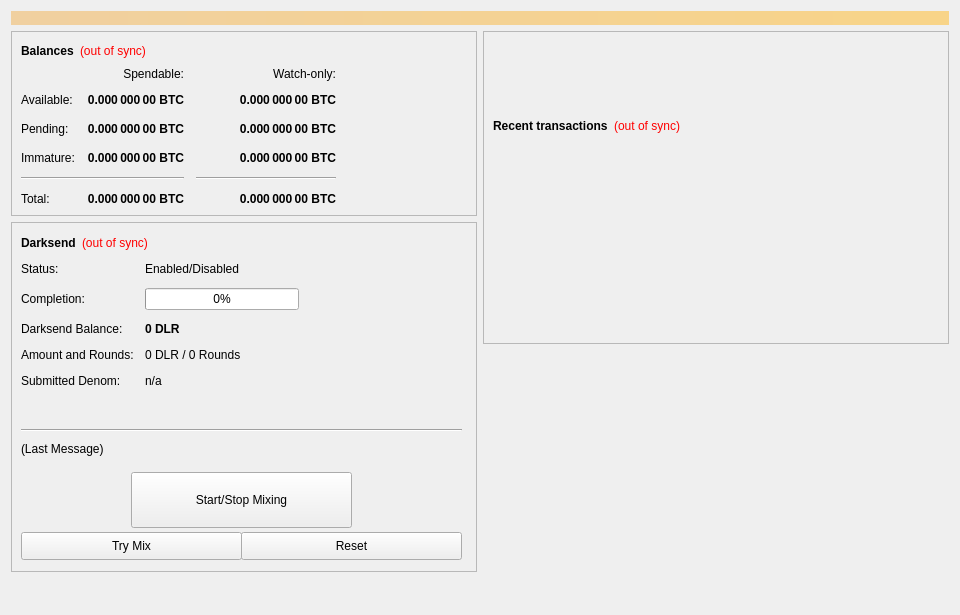
<?xml version="1.0" encoding="UTF-8"?>
<ui version="4.0">
 <class>OverviewPage</class>
 <widget class="QWidget" name="OverviewPage">
  <property name="geometry">
   <rect>
    <x>0</x>
    <y>0</y>
    <width>960</width>
    <height>615</height>
   </rect>
  </property>
  <property name="minimumSize">
   <size>
    <width>960</width>
    <height>0</height>
   </size>
  </property>
  <property name="windowTitle">
   <string>Form</string>
  </property>
  <layout class="QVBoxLayout" name="topLayout">
   <item>
    <widget class="QLabel" name="labelAlerts">
     <property name="visible">
      <bool>false</bool>
     </property>
     <property name="styleSheet">
      <string notr="true">background-color: qlineargradient(x1: 0, y1: 0, x2: 1, y2: 0, stop:0 #F0D0A0, stop:1 #F8D488); color:#000000;</string>
     </property>
     <property name="wordWrap">
      <bool>true</bool>
     </property>
     <property name="margin">
      <number>3</number>
     </property>
    </widget>
   </item>
   <item>
    <layout class="QHBoxLayout" name="horizontalLayout" stretch="1,1">
     <item>
      <layout class="QVBoxLayout" name="verticalLayout_2">
       <item>
        <widget class="QFrame" name="frame">
         <property name="frameShape">
          <enum>QFrame::StyledPanel</enum>
         </property>
         <property name="frameShadow">
          <enum>QFrame::Raised</enum>
         </property>
         <layout class="QVBoxLayout" name="verticalLayout_4">
          <item>
           <layout class="QHBoxLayout" name="horizontalLayout_4">
            <item>
             <widget class="QLabel" name="label_5">
              <property name="font">
               <font>
                <weight>75</weight>
                <bold>true</bold>
               </font>
              </property>
              <property name="text">
               <string>Balances</string>
              </property>
             </widget>
            </item>
            <item>
             <widget class="QLabel" name="labelWalletStatus">
              <property name="cursor">
               <cursorShape>WhatsThisCursor</cursorShape>
              </property>
              <property name="toolTip">
               <string>The displayed information may be out of date. Your wallet automatically synchronizes with the DLR network after a connection is established, but this process has not completed yet.</string>
              </property>
              <property name="styleSheet">
               <string notr="true">QLabel { color: red; }</string>
              </property>
              <property name="text">
               <string notr="true">(out of sync)</string>
              </property>
              <property name="alignment">
               <set>Qt::AlignLeading|Qt::AlignLeft|Qt::AlignVCenter</set>
              </property>
             </widget>
            </item>
            <item>
             <spacer name="horizontalSpacer_3">
              <property name="orientation">
               <enum>Qt::Horizontal</enum>
              </property>
              <property name="sizeHint" stdset="0">
               <size>
                <width>40</width>
                <height>20</height>
               </size>
              </property>
             </spacer>
            </item>
           </layout>
          </item>
          <item>
           <layout class="QGridLayout" name="gridLayout">
            <property name="spacing">
             <number>12</number>
            </property>
            <item row="2" column="2">
             <widget class="QLabel" name="labelWatchPending">
              <property name="font">
               <font>
                <weight>75</weight>
                <bold>true</bold>
               </font>
              </property>
              <property name="cursor">
               <cursorShape>IBeamCursor</cursorShape>
              </property>
              <property name="toolTip">
               <string>Unconfirmed transactions to watch-only addresses</string>
              </property>
              <property name="text">
               <string notr="true">0.000 000 00 BTC</string>
              </property>
              <property name="alignment">
               <set>Qt::AlignRight|Qt::AlignTrailing|Qt::AlignVCenter</set>
              </property>
              <property name="textInteractionFlags">
               <set>Qt::LinksAccessibleByMouse|Qt::TextSelectableByKeyboard|Qt::TextSelectableByMouse</set>
              </property>
             </widget>
            </item>
            <item row="2" column="1">
             <widget class="QLabel" name="labelUnconfirmed">
              <property name="font">
               <font>
                <weight>75</weight>
                <bold>true</bold>
               </font>
              </property>
              <property name="cursor">
               <cursorShape>IBeamCursor</cursorShape>
              </property>
              <property name="toolTip">
               <string>Total of transactions that have yet to be confirmed, and do not yet count toward the spendable balance</string>
              </property>
              <property name="text">
               <string notr="true">0.000 000 00 BTC</string>
              </property>
              <property name="alignment">
               <set>Qt::AlignRight|Qt::AlignTrailing|Qt::AlignVCenter</set>
              </property>
              <property name="textInteractionFlags">
               <set>Qt::LinksAccessibleByMouse|Qt::TextSelectableByKeyboard|Qt::TextSelectableByMouse</set>
              </property>
             </widget>
            </item>
            <item row="3" column="2">
             <widget class="QLabel" name="labelWatchImmature">
              <property name="font">
               <font>
                <weight>75</weight>
                <bold>true</bold>
               </font>
              </property>
              <property name="cursor">
               <cursorShape>IBeamCursor</cursorShape>
              </property>
              <property name="toolTip">
               <string>Staked or masternode rewards in watch-only addresses that has not yet matured</string>
              </property>
              <property name="text">
               <string notr="true">0.000 000 00 BTC</string>
              </property>
              <property name="alignment">
               <set>Qt::AlignRight|Qt::AlignTrailing|Qt::AlignVCenter</set>
              </property>
              <property name="textInteractionFlags">
               <set>Qt::LinksAccessibleByMouse|Qt::TextSelectableByKeyboard|Qt::TextSelectableByMouse</set>
              </property>
             </widget>
            </item>
            <item row="4" column="0" colspan="2">
             <widget class="Line" name="lineSpendableBalance">
              <property name="orientation">
               <enum>Qt::Horizontal</enum>
              </property>
             </widget>
            </item>
            <item row="4" column="2">
             <widget class="Line" name="lineWatchBalance">
              <property name="sizePolicy">
               <sizepolicy hsizetype="Preferred" vsizetype="Fixed">
                <horstretch>0</horstretch>
                <verstretch>0</verstretch>
               </sizepolicy>
              </property>
              <property name="minimumSize">
               <size>
                <width>140</width>
                <height>0</height>
               </size>
              </property>
              <property name="orientation">
               <enum>Qt::Horizontal</enum>
              </property>
             </widget>
            </item>
            <item row="5" column="0">
             <widget class="QLabel" name="labelTotalText">
              <property name="text">
               <string>Total:</string>
              </property>
             </widget>
            </item>
            <item row="3" column="1">
             <widget class="QLabel" name="labelImmature">
              <property name="font">
               <font>
                <weight>75</weight>
                <bold>true</bold>
               </font>
              </property>
              <property name="cursor">
               <cursorShape>IBeamCursor</cursorShape>
              </property>
              <property name="toolTip">
               <string>Staked or masternode rewards that has not yet matured</string>
              </property>
              <property name="text">
               <string notr="true">0.000 000 00 BTC</string>
              </property>
              <property name="alignment">
               <set>Qt::AlignRight|Qt::AlignTrailing|Qt::AlignVCenter</set>
              </property>
              <property name="textInteractionFlags">
               <set>Qt::LinksAccessibleByMouse|Qt::TextSelectableByKeyboard|Qt::TextSelectableByMouse</set>
              </property>
             </widget>
            </item>
            <item row="2" column="3">
             <spacer name="horizontalSpacer_2">
              <property name="orientation">
               <enum>Qt::Horizontal</enum>
              </property>
              <property name="sizeHint" stdset="0">
               <size>
                <width>40</width>
                <height>20</height>
               </size>
              </property>
             </spacer>
            </item>
            <item row="3" column="0">
             <widget class="QLabel" name="labelImmatureText">
              <property name="text">
               <string>Immature:</string>
              </property>
             </widget>
            </item>
            <item row="5" column="1">
             <widget class="QLabel" name="labelTotal">
              <property name="font">
               <font>
                <weight>75</weight>
                <bold>true</bold>
               </font>
              </property>
              <property name="cursor">
               <cursorShape>IBeamCursor</cursorShape>
              </property>
              <property name="toolTip">
               <string>Your current total balance</string>
              </property>
              <property name="text">
               <string notr="true">0.000 000 00 BTC</string>
              </property>
              <property name="alignment">
               <set>Qt::AlignRight|Qt::AlignTrailing|Qt::AlignVCenter</set>
              </property>
              <property name="textInteractionFlags">
               <set>Qt::LinksAccessibleByMouse|Qt::TextSelectableByKeyboard|Qt::TextSelectableByMouse</set>
              </property>
             </widget>
            </item>
            <item row="5" column="2">
             <widget class="QLabel" name="labelWatchTotal">
              <property name="font">
               <font>
                <weight>75</weight>
                <bold>true</bold>
               </font>
              </property>
              <property name="cursor">
               <cursorShape>IBeamCursor</cursorShape>
              </property>
              <property name="toolTip">
               <string>Current total balance in watch-only addresses</string>
              </property>
              <property name="text">
               <string notr="true">0.000 000 00 BTC</string>
              </property>
              <property name="alignment">
               <set>Qt::AlignRight|Qt::AlignTrailing|Qt::AlignVCenter</set>
              </property>
              <property name="textInteractionFlags">
               <set>Qt::LinksAccessibleByMouse|Qt::TextSelectableByKeyboard|Qt::TextSelectableByMouse</set>
              </property>
             </widget>
            </item>
            <item row="0" column="2">
             <widget class="QLabel" name="labelWatchonly">
              <property name="text">
               <string>Watch-only:</string>
              </property>
              <property name="alignment">
               <set>Qt::AlignRight|Qt::AlignTrailing|Qt::AlignVCenter</set>
              </property>
             </widget>
            </item>
            <item row="1" column="0">
             <widget class="QLabel" name="labelBalanceText">
              <property name="text">
               <string>Available:</string>
              </property>
             </widget>
            </item>
            <item row="1" column="1">
             <widget class="QLabel" name="labelBalance">
              <property name="font">
               <font>
                <weight>75</weight>
                <bold>true</bold>
               </font>
              </property>
              <property name="cursor">
               <cursorShape>IBeamCursor</cursorShape>
              </property>
              <property name="toolTip">
               <string>Your current spendable balance</string>
              </property>
              <property name="text">
               <string notr="true">0.000 000 00 BTC</string>
              </property>
              <property name="alignment">
               <set>Qt::AlignRight|Qt::AlignTrailing|Qt::AlignVCenter</set>
              </property>
              <property name="textInteractionFlags">
               <set>Qt::LinksAccessibleByMouse|Qt::TextSelectableByKeyboard|Qt::TextSelectableByMouse</set>
              </property>
             </widget>
            </item>
            <item row="1" column="2">
             <widget class="QLabel" name="labelWatchAvailable">
              <property name="font">
               <font>
                <weight>75</weight>
                <bold>true</bold>
               </font>
              </property>
              <property name="cursor">
               <cursorShape>IBeamCursor</cursorShape>
              </property>
              <property name="toolTip">
               <string>Your current balance in watch-only addresses</string>
              </property>
              <property name="text">
               <string notr="true">0.000 000 00 BTC</string>
              </property>
              <property name="alignment">
               <set>Qt::AlignRight|Qt::AlignTrailing|Qt::AlignVCenter</set>
              </property>
              <property name="textInteractionFlags">
               <set>Qt::LinksAccessibleByMouse|Qt::TextSelectableByKeyboard|Qt::TextSelectableByMouse</set>
              </property>
             </widget>
            </item>
            <item row="2" column="0">
             <widget class="QLabel" name="labelPendingText">
              <property name="text">
               <string>Pending:</string>
              </property>
             </widget>
            </item>
            <item row="0" column="1">
             <widget class="QLabel" name="labelSpendable">
              <property name="text">
               <string>Spendable:</string>
              </property>
              <property name="alignment">
               <set>Qt::AlignRight|Qt::AlignTrailing|Qt::AlignVCenter</set>
              </property>
             </widget>
            </item>
           </layout>
          </item>
         </layout>
        </widget>
       </item>
       <item>
        <widget class="QFrame" name="frameDarksend">
         <property name="minimumSize">
          <size>
           <width>0</width>
           <height>350</height>
          </size>
         </property>
         <property name="layoutDirection">
          <enum>Qt::LeftToRight</enum>
         </property>
         <property name="frameShape">
          <enum>QFrame::StyledPanel</enum>
         </property>
         <property name="frameShadow">
          <enum>QFrame::Raised</enum>
         </property>
         <widget class="QWidget" name="formLayoutWidget">
          <property name="geometry">
           <rect>
            <x>10</x>
            <y>40</y>
            <width>451</width>
            <height>161</height>
           </rect>
          </property>
          <layout class="QFormLayout" name="formLayout">
           <property name="fieldGrowthPolicy">
            <enum>QFormLayout::AllNonFixedFieldsGrow</enum>
           </property>
           <property name="horizontalSpacing">
            <number>11</number>
           </property>
           <property name="verticalSpacing">
            <number>12</number>
           </property>
           <item row="0" column="0">
            <widget class="QLabel" name="label_6">
             <property name="text">
              <string>Status:</string>
             </property>
            </widget>
           </item>
           <item row="1" column="0">
            <widget class="QLabel" name="label_7">
             <property name="text">
              <string>Completion:</string>
             </property>
            </widget>
           </item>
           <item row="1" column="1">
            <widget class="QProgressBar" name="DarksendProgress">
             <property name="maximumSize">
              <size>
               <width>154</width>
               <height>16777215</height>
              </size>
             </property>
             <property name="value">
              <number>0</number>
             </property>
            </widget>
           </item>
           <item row="2" column="0">
            <widget class="QLabel" name="labelAnonymizedText">
             <property name="text">
              <string>Darksend Balance:</string>
             </property>
            </widget>
           </item>
           <item row="2" column="1">
            <widget class="QLabel" name="labelAnonymized">
             <property name="font">
              <font>
               <weight>75</weight>
               <bold>true</bold>
              </font>
             </property>
             <property name="text">
              <string notr="true">0 DLR</string>
             </property>
            </widget>
           </item>
           <item row="3" column="0">
            <widget class="QLabel" name="label_8">
             <property name="text">
              <string>Amount and Rounds:</string>
             </property>
            </widget>
           </item>
           <item row="3" column="1">
            <widget class="QLabel" name="labelAmountRounds">
             <property name="text">
              <string>0 DLR / 0 Rounds</string>
             </property>
            </widget>
           </item>
           <item row="4" column="0">
            <widget class="QLabel" name="label_9">
             <property name="text">
              <string>Submitted Denom:</string>
             </property>
            </widget>
           </item>
           <item row="4" column="1">
            <widget class="QLabel" name="labelSubmittedDenom">
             <property name="toolTip">
              <string>The denominations you submitted to the Masternode.&lt;br&gt;To mix, other users must submit the exact same denominations.</string>
             </property>
             <property name="text">
              <string>n/a</string>
             </property>
            </widget>
           </item>
           <item row="0" column="1">
            <widget class="QLabel" name="DarksendEnabled">
             <property name="text">
              <string>Enabled/Disabled</string>
             </property>
            </widget>
           </item>
          </layout>
         </widget>
         <widget class="QPushButton" name="runAutoDenom">
          <property name="geometry">
           <rect>
            <x>251</x>
            <y>17</y>
            <width>1</width>
            <height>1</height>
           </rect>
          </property>
          <property name="palette">
           <palette>
            <active>
             <colorrole role="WindowText">
              <brush brushstyle="SolidPattern">
               <color alpha="255">
                <red>0</red>
                <green>0</green>
                <blue>0</blue>
               </color>
              </brush>
             </colorrole>
             <colorrole role="Button">
              <brush brushstyle="SolidPattern">
               <color alpha="255">
                <red>239</red>
                <green>238</green>
                <blue>238</blue>
               </color>
              </brush>
             </colorrole>
             <colorrole role="Light">
              <brush brushstyle="SolidPattern">
               <color alpha="255">
                <red>255</red>
                <green>255</green>
                <blue>255</blue>
               </color>
              </brush>
             </colorrole>
             <colorrole role="Midlight">
              <brush brushstyle="SolidPattern">
               <color alpha="255">
                <red>247</red>
                <green>246</green>
                <blue>246</blue>
               </color>
              </brush>
             </colorrole>
             <colorrole role="Dark">
              <brush brushstyle="SolidPattern">
               <color alpha="255">
                <red>119</red>
                <green>119</green>
                <blue>119</blue>
               </color>
              </brush>
             </colorrole>
             <colorrole role="Mid">
              <brush brushstyle="SolidPattern">
               <color alpha="255">
                <red>159</red>
                <green>159</green>
                <blue>159</blue>
               </color>
              </brush>
             </colorrole>
             <colorrole role="Text">
              <brush brushstyle="SolidPattern">
               <color alpha="255">
                <red>0</red>
                <green>0</green>
                <blue>0</blue>
               </color>
              </brush>
             </colorrole>
             <colorrole role="BrightText">
              <brush brushstyle="SolidPattern">
               <color alpha="255">
                <red>255</red>
                <green>255</green>
                <blue>255</blue>
               </color>
              </brush>
             </colorrole>
             <colorrole role="ButtonText">
              <brush brushstyle="SolidPattern">
               <color alpha="255">
                <red>0</red>
                <green>0</green>
                <blue>0</blue>
               </color>
              </brush>
             </colorrole>
             <colorrole role="Base">
              <brush brushstyle="SolidPattern">
               <color alpha="255">
                <red>255</red>
                <green>255</green>
                <blue>255</blue>
               </color>
              </brush>
             </colorrole>
             <colorrole role="Window">
              <brush brushstyle="SolidPattern">
               <color alpha="255">
                <red>239</red>
                <green>238</green>
                <blue>238</blue>
               </color>
              </brush>
             </colorrole>
             <colorrole role="Shadow">
              <brush brushstyle="SolidPattern">
               <color alpha="255">
                <red>0</red>
                <green>0</green>
                <blue>0</blue>
               </color>
              </brush>
             </colorrole>
             <colorrole role="AlternateBase">
              <brush brushstyle="SolidPattern">
               <color alpha="255">
                <red>247</red>
                <green>246</green>
                <blue>246</blue>
               </color>
              </brush>
             </colorrole>
             <colorrole role="ToolTipBase">
              <brush brushstyle="SolidPattern">
               <color alpha="255">
                <red>255</red>
                <green>255</green>
                <blue>220</blue>
               </color>
              </brush>
             </colorrole>
             <colorrole role="ToolTipText">
              <brush brushstyle="SolidPattern">
               <color alpha="255">
                <red>0</red>
                <green>0</green>
                <blue>0</blue>
               </color>
              </brush>
             </colorrole>
            </active>
            <inactive>
             <colorrole role="WindowText">
              <brush brushstyle="SolidPattern">
               <color alpha="255">
                <red>0</red>
                <green>0</green>
                <blue>0</blue>
               </color>
              </brush>
             </colorrole>
             <colorrole role="Button">
              <brush brushstyle="SolidPattern">
               <color alpha="255">
                <red>239</red>
                <green>238</green>
                <blue>238</blue>
               </color>
              </brush>
             </colorrole>
             <colorrole role="Light">
              <brush brushstyle="SolidPattern">
               <color alpha="255">
                <red>255</red>
                <green>255</green>
                <blue>255</blue>
               </color>
              </brush>
             </colorrole>
             <colorrole role="Midlight">
              <brush brushstyle="SolidPattern">
               <color alpha="255">
                <red>247</red>
                <green>246</green>
                <blue>246</blue>
               </color>
              </brush>
             </colorrole>
             <colorrole role="Dark">
              <brush brushstyle="SolidPattern">
               <color alpha="255">
                <red>119</red>
                <green>119</green>
                <blue>119</blue>
               </color>
              </brush>
             </colorrole>
             <colorrole role="Mid">
              <brush brushstyle="SolidPattern">
               <color alpha="255">
                <red>159</red>
                <green>159</green>
                <blue>159</blue>
               </color>
              </brush>
             </colorrole>
             <colorrole role="Text">
              <brush brushstyle="SolidPattern">
               <color alpha="255">
                <red>0</red>
                <green>0</green>
                <blue>0</blue>
               </color>
              </brush>
             </colorrole>
             <colorrole role="BrightText">
              <brush brushstyle="SolidPattern">
               <color alpha="255">
                <red>255</red>
                <green>255</green>
                <blue>255</blue>
               </color>
              </brush>
             </colorrole>
             <colorrole role="ButtonText">
              <brush brushstyle="SolidPattern">
               <color alpha="255">
                <red>0</red>
                <green>0</green>
                <blue>0</blue>
               </color>
              </brush>
             </colorrole>
             <colorrole role="Base">
              <brush brushstyle="SolidPattern">
               <color alpha="255">
                <red>255</red>
                <green>255</green>
                <blue>255</blue>
               </color>
              </brush>
             </colorrole>
             <colorrole role="Window">
              <brush brushstyle="SolidPattern">
               <color alpha="255">
                <red>239</red>
                <green>238</green>
                <blue>238</blue>
               </color>
              </brush>
             </colorrole>
             <colorrole role="Shadow">
              <brush brushstyle="SolidPattern">
               <color alpha="255">
                <red>0</red>
                <green>0</green>
                <blue>0</blue>
               </color>
              </brush>
             </colorrole>
             <colorrole role="AlternateBase">
              <brush brushstyle="SolidPattern">
               <color alpha="255">
                <red>247</red>
                <green>246</green>
                <blue>246</blue>
               </color>
              </brush>
             </colorrole>
             <colorrole role="ToolTipBase">
              <brush brushstyle="SolidPattern">
               <color alpha="255">
                <red>255</red>
                <green>255</green>
                <blue>220</blue>
               </color>
              </brush>
             </colorrole>
             <colorrole role="ToolTipText">
              <brush brushstyle="SolidPattern">
               <color alpha="255">
                <red>0</red>
                <green>0</green>
                <blue>0</blue>
               </color>
              </brush>
             </colorrole>
            </inactive>
            <disabled>
             <colorrole role="WindowText">
              <brush brushstyle="SolidPattern">
               <color alpha="255">
                <red>119</red>
                <green>119</green>
                <blue>119</blue>
               </color>
              </brush>
             </colorrole>
             <colorrole role="Button">
              <brush brushstyle="SolidPattern">
               <color alpha="255">
                <red>239</red>
                <green>238</green>
                <blue>238</blue>
               </color>
              </brush>
             </colorrole>
             <colorrole role="Light">
              <brush brushstyle="SolidPattern">
               <color alpha="255">
                <red>255</red>
                <green>255</green>
                <blue>255</blue>
               </color>
              </brush>
             </colorrole>
             <colorrole role="Midlight">
              <brush brushstyle="SolidPattern">
               <color alpha="255">
                <red>247</red>
                <green>246</green>
                <blue>246</blue>
               </color>
              </brush>
             </colorrole>
             <colorrole role="Dark">
              <brush brushstyle="SolidPattern">
               <color alpha="255">
                <red>119</red>
                <green>119</green>
                <blue>119</blue>
               </color>
              </brush>
             </colorrole>
             <colorrole role="Mid">
              <brush brushstyle="SolidPattern">
               <color alpha="255">
                <red>159</red>
                <green>159</green>
                <blue>159</blue>
               </color>
              </brush>
             </colorrole>
             <colorrole role="Text">
              <brush brushstyle="SolidPattern">
               <color alpha="255">
                <red>119</red>
                <green>119</green>
                <blue>119</blue>
               </color>
              </brush>
             </colorrole>
             <colorrole role="BrightText">
              <brush brushstyle="SolidPattern">
               <color alpha="255">
                <red>255</red>
                <green>255</green>
                <blue>255</blue>
               </color>
              </brush>
             </colorrole>
             <colorrole role="ButtonText">
              <brush brushstyle="SolidPattern">
               <color alpha="255">
                <red>119</red>
                <green>119</green>
                <blue>119</blue>
               </color>
              </brush>
             </colorrole>
             <colorrole role="Base">
              <brush brushstyle="SolidPattern">
               <color alpha="255">
                <red>239</red>
                <green>238</green>
                <blue>238</blue>
               </color>
              </brush>
             </colorrole>
             <colorrole role="Window">
              <brush brushstyle="SolidPattern">
               <color alpha="255">
                <red>239</red>
                <green>238</green>
                <blue>238</blue>
               </color>
              </brush>
             </colorrole>
             <colorrole role="Shadow">
              <brush brushstyle="SolidPattern">
               <color alpha="255">
                <red>0</red>
                <green>0</green>
                <blue>0</blue>
               </color>
              </brush>
             </colorrole>
             <colorrole role="AlternateBase">
              <brush brushstyle="SolidPattern">
               <color alpha="255">
                <red>239</red>
                <green>238</green>
                <blue>238</blue>
               </color>
              </brush>
             </colorrole>
             <colorrole role="ToolTipBase">
              <brush brushstyle="SolidPattern">
               <color alpha="255">
                <red>255</red>
                <green>255</green>
                <blue>220</blue>
               </color>
              </brush>
             </colorrole>
             <colorrole role="ToolTipText">
              <brush brushstyle="SolidPattern">
               <color alpha="255">
                <red>0</red>
                <green>0</green>
                <blue>0</blue>
               </color>
              </brush>
             </colorrole>
            </disabled>
           </palette>
          </property>
          <property name="focusPolicy">
           <enum>Qt::NoFocus</enum>
          </property>
          <property name="autoFillBackground">
           <bool>true</bool>
          </property>
          <property name="text">
           <string/>
          </property>
          <property name="flat">
           <bool>true</bool>
          </property>
         </widget>
         <widget class="QPushButton" name="toggleDarksend">
          <property name="geometry">
           <rect>
            <x>120</x>
            <y>250</y>
            <width>221</width>
            <height>56</height>
           </rect>
          </property>
          <property name="sizePolicy">
           <sizepolicy hsizetype="MinimumExpanding" vsizetype="Fixed">
            <horstretch>0</horstretch>
            <verstretch>0</verstretch>
           </sizepolicy>
          </property>
          <property name="text">
           <string>Start/Stop Mixing</string>
          </property>
         </widget>
         <widget class="Line" name="lineLastMessage">
          <property name="geometry">
           <rect>
            <x>10</x>
            <y>200</y>
            <width>441</width>
            <height>16</height>
           </rect>
          </property>
          <property name="orientation">
           <enum>Qt::Horizontal</enum>
          </property>
         </widget>
         <widget class="QLabel" name="DarksendStatus">
          <property name="geometry">
           <rect>
            <x>10</x>
            <y>220</y>
            <width>451</width>
            <height>61</height>
           </rect>
          </property>
          <property name="minimumSize">
           <size>
            <width>288</width>
            <height>43</height>
           </size>
          </property>
          <property name="text">
           <string>(Last Message)</string>
          </property>
          <property name="alignment">
           <set>Qt::AlignLeading|Qt::AlignLeft|Qt::AlignTop</set>
          </property>
          <property name="wordWrap">
           <bool>true</bool>
          </property>
         </widget>
         <widget class="QPushButton" name="DarksendAuto">
          <property name="geometry">
           <rect>
            <x>10</x>
            <y>310</y>
            <width>221</width>
            <height>28</height>
           </rect>
          </property>
          <property name="sizePolicy">
           <sizepolicy hsizetype="MinimumExpanding" vsizetype="Fixed">
            <horstretch>0</horstretch>
            <verstretch>0</verstretch>
           </sizepolicy>
          </property>
          <property name="toolTip">
           <string>Try to manually submit a Darksend request.</string>
          </property>
          <property name="text">
           <string>Try Mix</string>
          </property>
         </widget>
         <widget class="QPushButton" name="DarksendReset">
          <property name="geometry">
           <rect>
            <x>230</x>
            <y>310</y>
            <width>221</width>
            <height>28</height>
           </rect>
          </property>
          <property name="sizePolicy">
           <sizepolicy hsizetype="MinimumExpanding" vsizetype="Fixed">
            <horstretch>0</horstretch>
            <verstretch>0</verstretch>
           </sizepolicy>
          </property>
          <property name="toolTip">
           <string>Reset the current status of Darksend (can interrupt Darksend if it's in the process of Mixing, which can cost you money!)</string>
          </property>
          <property name="autoFillBackground">
           <bool>false</bool>
          </property>
          <property name="text">
           <string>Reset</string>
          </property>
         </widget>
         <widget class="QWidget" name="layoutWidget">
          <property name="geometry">
           <rect>
            <x>10</x>
            <y>10</y>
            <width>431</width>
            <height>22</height>
           </rect>
          </property>
          <layout class="QHBoxLayout" name="horizontalLayout_5">
           <item>
            <widget class="QLabel" name="label_2">
             <property name="font">
              <font>
               <weight>75</weight>
               <bold>true</bold>
              </font>
             </property>
             <property name="text">
              <string>Darksend</string>
             </property>
            </widget>
           </item>
           <item>
            <widget class="QLabel" name="labelDarksendSyncStatus">
             <property name="toolTip">
              <string>The displayed information may be out of date. Your wallet automatically synchronizes with the DLR network after a connection is established, but this process has not completed yet.</string>
             </property>
             <property name="styleSheet">
              <string notr="true">QLabel { color: red; }</string>
             </property>
             <property name="text">
              <string notr="true">(out of sync)</string>
             </property>
             <property name="alignment">
              <set>Qt::AlignLeading|Qt::AlignLeft|Qt::AlignVCenter</set>
             </property>
            </widget>
           </item>
           <item>
            <spacer name="horizontalSpacer_4">
             <property name="orientation">
              <enum>Qt::Horizontal</enum>
             </property>
             <property name="sizeHint" stdset="0">
              <size>
               <width>40</width>
               <height>20</height>
              </size>
             </property>
            </spacer>
           </item>
          </layout>
         </widget>
        </widget>
       </item>
       <item>
        <spacer name="verticalSpacer">
         <property name="orientation">
          <enum>Qt::Vertical</enum>
         </property>
         <property name="sizeHint" stdset="0">
          <size>
           <width>20</width>
           <height>40</height>
          </size>
         </property>
        </spacer>
       </item>
      </layout>
     </item>
     <item>
      <layout class="QVBoxLayout" name="verticalLayout_3">
       <item>
        <widget class="QFrame" name="frame_2">
         <property name="frameShape">
          <enum>QFrame::StyledPanel</enum>
         </property>
         <property name="frameShadow">
          <enum>QFrame::Raised</enum>
         </property>
         <layout class="QVBoxLayout" name="verticalLayout">
          <item>
           <spacer name="verticalSpacer_3">
            <property name="orientation">
             <enum>Qt::Vertical</enum>
            </property>
            <property name="sizeType">
             <enum>QSizePolicy::Fixed</enum>
            </property>
            <property name="sizeHint" stdset="0">
             <size>
              <width>20</width>
              <height>75</height>
             </size>
            </property>
           </spacer>
          </item>
          <item>
           <layout class="QHBoxLayout" name="horizontalLayout_2">
            <item>
             <widget class="QLabel" name="label_4">
              <property name="font">
               <font>
                <weight>75</weight>
                <bold>true</bold>
               </font>
              </property>
              <property name="text">
               <string>Recent transactions</string>
              </property>
             </widget>
            </item>
            <item>
             <widget class="QLabel" name="labelTransactionsStatus">
              <property name="cursor">
               <cursorShape>WhatsThisCursor</cursorShape>
              </property>
              <property name="toolTip">
               <string>The displayed information may be out of date. Your wallet automatically synchronizes with the DLR network after a connection is established, but this process has not completed yet.</string>
              </property>
              <property name="styleSheet">
               <string notr="true">QLabel { color: red; }</string>
              </property>
              <property name="text">
               <string notr="true">(out of sync)</string>
              </property>
              <property name="alignment">
               <set>Qt::AlignRight|Qt::AlignTrailing|Qt::AlignVCenter</set>
              </property>
             </widget>
            </item>
            <item>
             <spacer name="horizontalSpacer">
              <property name="orientation">
               <enum>Qt::Horizontal</enum>
              </property>
              <property name="sizeHint" stdset="0">
               <size>
                <width>40</width>
                <height>20</height>
               </size>
              </property>
             </spacer>
            </item>
           </layout>
          </item>
          <item>
           <widget class="QListView" name="listTransactions">
            <property name="styleSheet">
             <string notr="true">QListView { background: transparent; }</string>
            </property>
            <property name="frameShape">
             <enum>QFrame::NoFrame</enum>
            </property>
            <property name="verticalScrollBarPolicy">
             <enum>Qt::ScrollBarAlwaysOff</enum>
            </property>
            <property name="horizontalScrollBarPolicy">
             <enum>Qt::ScrollBarAlwaysOff</enum>
            </property>
            <property name="selectionMode">
             <enum>QAbstractItemView::NoSelection</enum>
            </property>
           </widget>
          </item>
         </layout>
        </widget>
       </item>
       <item>
        <spacer name="verticalSpacer_2">
         <property name="orientation">
          <enum>Qt::Vertical</enum>
         </property>
         <property name="sizeType">
          <enum>QSizePolicy::Expanding</enum>
         </property>
         <property name="sizeHint" stdset="0">
          <size>
           <width>20</width>
           <height>40</height>
          </size>
         </property>
        </spacer>
       </item>
      </layout>
     </item>
    </layout>
   </item>
  </layout>
 </widget>
 <resources/>
 <connections/>
</ui>
